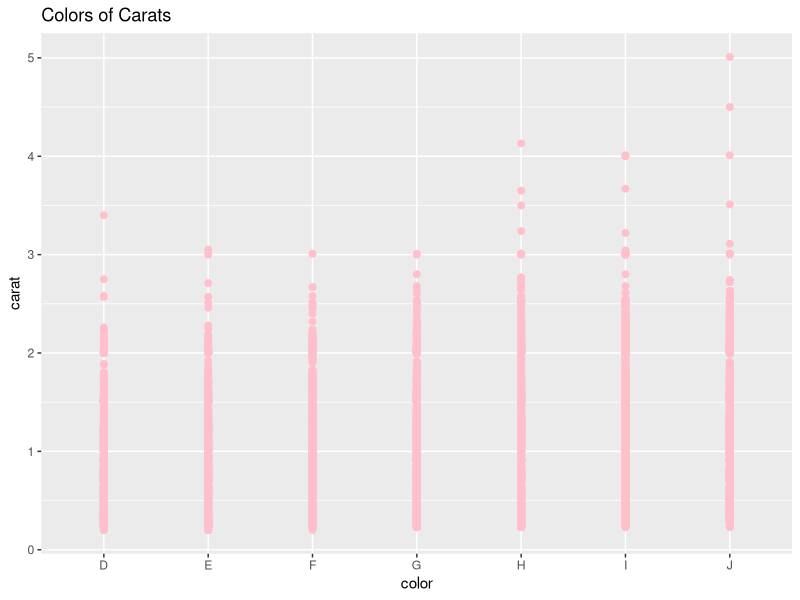

This chart was generated by the following R code:
## ---- chunk 1
library(tidyverse)
library(ggplot2)
library(dplyr)
## ---- chunk 2
milli_to_meter <- function (measurement_mm) {measurement_M <- (measurement_mm) * 1000 }

mm_1 <- 10000
mm_2 <- 3100
mm_3 <- 232
## ---- chunk 3
### mm_1, mm_2, mm_3 values to Meters
M1 <- milli_to_meter(mm_1) ### 1+e07 meters
M2 <- milli_to_meter(mm_2) ### 3100000 meters
M3 <- milli_to_meter(mm_3) ### 232000 meters
## ---- chunk 4

### creating vectors
g <-  c(1,3,5)
d <- c(2,4,6)

### creating function
both_na <- function (g,d) {any(is.na(g) & is.na(d))}

a <- both_na(g,d) ###False, no na in my vectors
## ---- chunk 5
data("diamonds")

dia_plot <- function() {
  result <- ggplot(data = diamonds, aes(x=color, y=carat)) + geom_point(size =2, color= "pink") +ggtitle("Colors of Carats")
}

print(dia_plot())
## ---- chunk 6
v <- c(1,3,5)
mean_v <- function(meanv){mean(v)}

mv <- mean_v(v)
### mean equals 3
## ---- chunk 7
long <- c(1000000)
time <- c(2000000)

long_time <- function(long,time){long+time}

answer<- system.time(long_time)
glimpse(answer)
